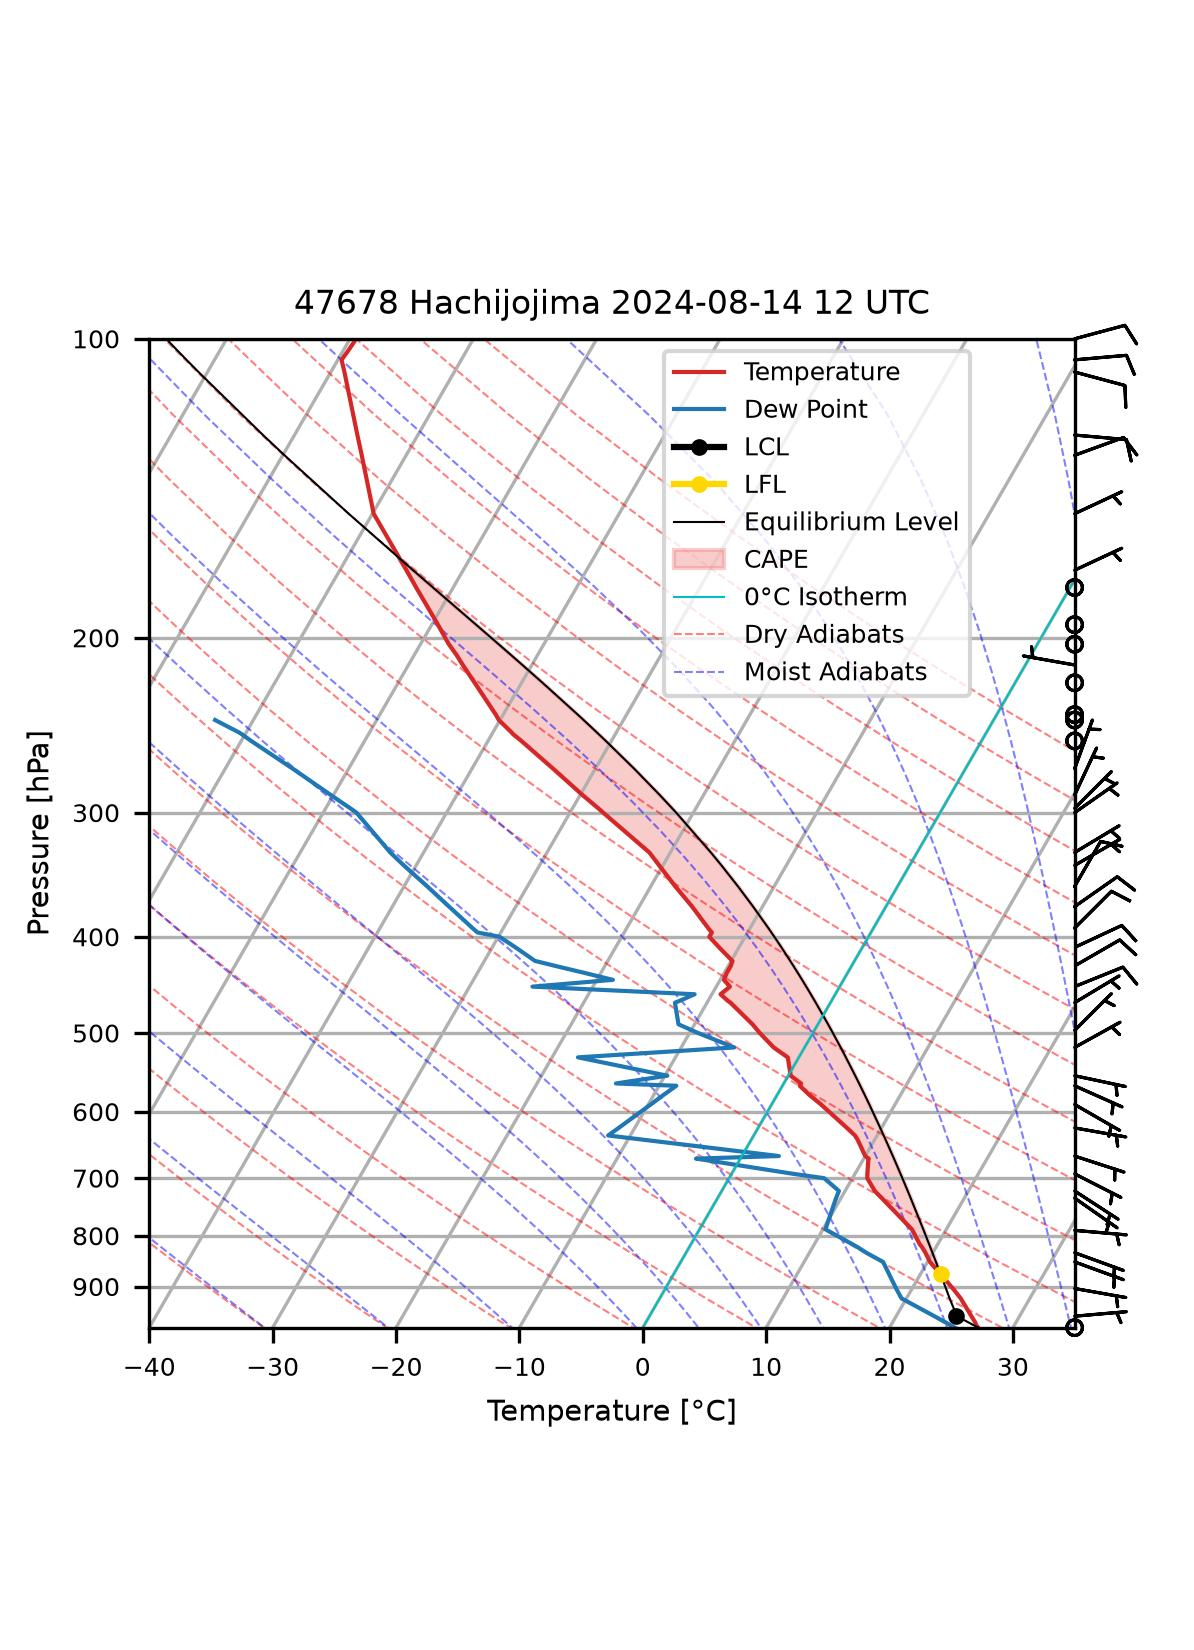

This figure's Python source:
from datetime import datetime
from siphon.simplewebservice.wyoming import WyomingUpperAir
from metpy.units import units
import matplotlib.pyplot as plt
import metpy.plots as mpplots
import metpy.calc as mpcalc
import numpy as np
import sys
from pathlib import Path

# ---------------------------------------------------------
# Exercise 4: Typhoon-Related Skew-T Analysis
#
# This exercise analyzes a typhoon-related atmospheric
# environment using radiosonde observations from
# Hachijojima, Japan.
#
# Student directions:
#
# Step 1. Set the station ID to:
#       47678  (Hachijojima, Japan)
#
#     Select the sounding date:
#       2024-08-14
#
#    Radiosonde archives use UTC time.
#    Japan Standard Time (JST) is UTC + 9 hours.
#
#    Example:
#       Aug 14 12 UTC
#       = Aug 14 evening in Japan
#
# Run the script and examine:
#       - temperature profile
#       - dewpoint profile
#       - CAPE region
#       - wind barbs
#       - LCL and LFC
#
# Compare the sounding structure with
#    typical tropical or typhoon environments.
# ---------------------------------------------------------


# Step 1: Define sounding date, time, and station ID information
doi = datetime(2024, 8, 14, 12)
sid = '47678' 
sname = 'Hachijojima'

# Download sounding data into a Pandas DataFrame
df = WyomingUpperAir.request_data(doi, sid)
print(df)

# Remove duplicated pressure levels
#
# Some calculations require pressure values to be
# continuously decreasing with height.
#
df.drop_duplicates(subset=['pressure'], inplace=True)

#
# Extract atmospheric variables and attach units
#
p = df['pressure'].to_numpy() * units(df.units['pressure']) # hPa
t = df['temperature'].to_numpy() * units(df.units['temperature']) # deg C
td = df['dewpoint'].to_numpy() * units(df.units['dewpoint']) # deg C
u = df['u_wind'].to_numpy() * units(df.units['u_wind']) # knots
v = df['v_wind'].to_numpy() * units(df.units['v_wind']) # knots

# ---------------------------------------------------------
# Create a Skew-T figure
# ---------------------------------------------------------

fig = plt.figure(figsize=(3.98, 5.5))

# Create Skew-T plotting object
skewt = mpplots.SkewT(fig)


# Plot temperature and dew point profiles
func_pltdat = True

if func_pltdat:

   # Plot air temperature profile
   skewt.plot(p, t, 'tab:red',
              linewidth=1,
              label='Temperature')

   # Plot dew point temperature profile
   skewt.plot(p, td, 'tab:blue',
              linewidth=1,
              label='Dew Point')


# Add atmospheric stability information
func_addinfo = True

if func_addinfo:

   # LCL (Lifting Condensation Level): 
   # Height where rising air first becomes saturated
   lcl_pressure, lcl_temperature = mpcalc.lcl(p[0], t[0], td[0])

   skewt.plot(lcl_pressure, lcl_temperature, color='black', marker='o',markersize=3, markerfacecolor='black',label='LCL')

   # LFL (lifting condensation level): 
   # Height where the air parcel becomes buoyant
   lfc_pressure, lfc_temperature = mpcalc.lfc(p, t, td)

   skewt.plot(lfc_pressure, lfc_temperature, color='gold', marker='o',markersize=3, markerfacecolor='gold', zorder=3, label='LFL')

   # Equilibrium Level (EL): 
   # Calculate parcel ascent profile
   prof = mpcalc.parcel_profile(p, t[0], td[0])
   
   # Plot parcel ascent profile
   skewt.plot(p, prof, color='black', linewidth=0.5, label='Equilibrium Level')

   # Shade CAPE region
   skewt.shade_cape(p, t, prof, color='lightcoral', alpha=0.4, label='CAPE')

   # Plot 0°C isotherm
   skewt.ax.axvline(0, color='c', linestyle='-', linewidth=0.5, label='0°C Isotherm')

   # Add dry adiabatic reference lines
   t0 = np.arange(-50, 150, 10) * units.degree_Celsius

   skewt.plot_dry_adiabats(t0, color='red', linestyle='--', linewidth=0.5,label='Dry Adiabats')

   # Add moist adiabatic reference lines
   skewt.plot_moist_adiabats(linestyle='--', linewidth=0.5, label='Moist Adiabats')

   # plot wind barbs
   mask = p >= 100 * units.hectopascal

   interval = np.logspace(2, 3, num=50) * units.hPa

   idx = mpcalc.resample_nn_1d(p[mask], interval)

   skewt.plot_barbs(p[mask][idx], u[mask][idx], v[mask][idx], color='black',linewidth=0.75, length=5)

# Format x-axis
skewt.ax.set_xlim(-40, 35)
skewt.ax.set_xlabel('Temperature [\u00B0C]', fontsize=7)
skewt.ax.tick_params(axis='x', which='major', labelsize=6)

# Format y-axis
skewt.ax.set_ylim(p[0], 100)
skewt.ax.set_ylabel('Pressure [hPa]', fontsize=7)
skewt.ax.tick_params(axis='y', which='major', labelsize=6)

# add title
skewt.ax.set_title(f'{sid} {sname} {doi.strftime("%Y-%m-%d %H UTC")}', fontsize=8)

if func_pltdat:
   # Show the legend
   plt.legend(fontsize=6,loc='upper right', bbox_to_anchor=(0.9, 1))

# save plot
output_path = Path(__file__).with_suffix('.jpg')
plt.savefig(output_path, dpi=300)

plt.close()
